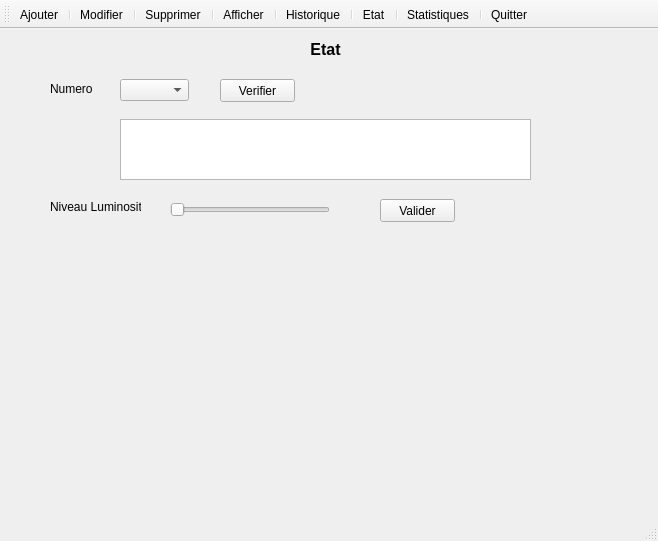
<?xml version="1.0" encoding="UTF-8"?>
<ui version="4.0">
 <class>Candelabre</class>
 <widget class="QMainWindow" name="Candelabre">
  <property name="geometry">
   <rect>
    <x>0</x>
    <y>0</y>
    <width>658</width>
    <height>541</height>
   </rect>
  </property>
  <property name="windowTitle">
   <string>Candelabre</string>
  </property>
  <property name="windowIcon">
   <iconset resource="ressource.qrc">
    <normaloff>:/icone/ChoixObjet/lamp-post.png</normaloff>:/icone/ChoixObjet/lamp-post.png</iconset>
  </property>
  <widget class="QWidget" name="centralwidget">
   <widget class="QStackedWidget" name="stackedWidget">
    <property name="geometry">
     <rect>
      <x>10</x>
      <y>10</y>
      <width>641</width>
      <height>451</height>
     </rect>
    </property>
    <property name="currentIndex">
     <number>4</number>
    </property>
    <widget class="QWidget" name="Historique">
     <widget class="QLabel" name="label_2">
      <property name="geometry">
       <rect>
        <x>40</x>
        <y>50</y>
        <width>47</width>
        <height>13</height>
       </rect>
      </property>
      <property name="text">
       <string>Numero</string>
      </property>
     </widget>
     <widget class="QComboBox" name="numerorechhistc">
      <property name="geometry">
       <rect>
        <x>90</x>
        <y>50</y>
        <width>41</width>
        <height>22</height>
       </rect>
      </property>
     </widget>
     <widget class="QLabel" name="label_28">
      <property name="geometry">
       <rect>
        <x>260</x>
        <y>0</y>
        <width>111</width>
        <height>21</height>
       </rect>
      </property>
      <property name="text">
       <string>&lt;html&gt;&lt;head/&gt;&lt;body&gt;&lt;p align=&quot;center&quot;&gt;&lt;span style=&quot; font-size:12pt; font-weight:600;&quot;&gt;Historique&lt;/span&gt;&lt;/p&gt;&lt;/body&gt;&lt;/html&gt;</string>
      </property>
      <property name="wordWrap">
       <bool>false</bool>
      </property>
     </widget>
     <widget class="QTableView" name="tablehistoriquec">
      <property name="geometry">
       <rect>
        <x>10</x>
        <y>110</y>
        <width>601</width>
        <height>321</height>
       </rect>
      </property>
     </widget>
     <widget class="QPushButton" name="verifiercandelabre">
      <property name="geometry">
       <rect>
        <x>170</x>
        <y>50</y>
        <width>75</width>
        <height>23</height>
       </rect>
      </property>
      <property name="text">
       <string>Verifier</string>
      </property>
     </widget>
    </widget>
    <widget class="QWidget" name="Statistiques">
     <widget class="QPushButton" name="verfier_stat">
      <property name="geometry">
       <rect>
        <x>470</x>
        <y>60</y>
        <width>75</width>
        <height>23</height>
       </rect>
      </property>
      <property name="text">
       <string>Verifier</string>
      </property>
     </widget>
     <widget class="QWidget" name="widget" native="true">
      <property name="geometry">
       <rect>
        <x>39</x>
        <y>119</y>
        <width>551</width>
        <height>291</height>
       </rect>
      </property>
     </widget>
     <widget class="QLabel" name="label_9">
      <property name="geometry">
       <rect>
        <x>70</x>
        <y>60</y>
        <width>47</width>
        <height>13</height>
       </rect>
      </property>
      <property name="text">
       <string>Date</string>
      </property>
     </widget>
     <widget class="QComboBox" name="month">
      <property name="geometry">
       <rect>
        <x>240</x>
        <y>60</y>
        <width>69</width>
        <height>22</height>
       </rect>
      </property>
      <item>
       <property name="text">
        <string>1</string>
       </property>
      </item>
      <item>
       <property name="text">
        <string>2</string>
       </property>
      </item>
      <item>
       <property name="text">
        <string>3</string>
       </property>
      </item>
      <item>
       <property name="text">
        <string>4</string>
       </property>
      </item>
      <item>
       <property name="text">
        <string>5</string>
       </property>
      </item>
      <item>
       <property name="text">
        <string>6</string>
       </property>
      </item>
      <item>
       <property name="text">
        <string>7</string>
       </property>
      </item>
      <item>
       <property name="text">
        <string>8</string>
       </property>
      </item>
      <item>
       <property name="text">
        <string>9</string>
       </property>
      </item>
      <item>
       <property name="text">
        <string>10</string>
       </property>
      </item>
      <item>
       <property name="text">
        <string>11</string>
       </property>
      </item>
      <item>
       <property name="text">
        <string>12</string>
       </property>
      </item>
     </widget>
     <widget class="QLabel" name="label_32">
      <property name="geometry">
       <rect>
        <x>360</x>
        <y>40</y>
        <width>47</width>
        <height>13</height>
       </rect>
      </property>
      <property name="whatsThis">
       <string>&lt;html&gt;&lt;head/&gt;&lt;body&gt;&lt;p align=&quot;center&quot;&gt;&lt;span style=&quot; font-weight:600;&quot;&gt;Jour&lt;/span&gt;&lt;/p&gt;&lt;/body&gt;&lt;/html&gt;</string>
      </property>
      <property name="text">
       <string>&lt;html&gt;&lt;head/&gt;&lt;body&gt;&lt;p align=&quot;center&quot;&gt;&lt;span style=&quot; font-weight:600; color:#ff0000;&quot;&gt;Annee&lt;/span&gt;&lt;/p&gt;&lt;/body&gt;&lt;/html&gt;</string>
      </property>
     </widget>
     <widget class="QSpinBox" name="year">
      <property name="geometry">
       <rect>
        <x>360</x>
        <y>60</y>
        <width>51</width>
        <height>22</height>
       </rect>
      </property>
      <property name="minimum">
       <number>2016</number>
      </property>
      <property name="maximum">
       <number>2020</number>
      </property>
     </widget>
     <widget class="QLabel" name="label_33">
      <property name="geometry">
       <rect>
        <x>200</x>
        <y>0</y>
        <width>201</width>
        <height>21</height>
       </rect>
      </property>
      <property name="text">
       <string>&lt;html&gt;&lt;head/&gt;&lt;body&gt;&lt;p align=&quot;center&quot;&gt;&lt;span style=&quot; font-size:12pt; font-weight:600;&quot;&gt;Statistiques des Abribus&lt;/span&gt;&lt;/p&gt;&lt;/body&gt;&lt;/html&gt;</string>
      </property>
      <property name="wordWrap">
       <bool>false</bool>
      </property>
     </widget>
     <widget class="QLabel" name="label_34">
      <property name="geometry">
       <rect>
        <x>250</x>
        <y>40</y>
        <width>47</width>
        <height>13</height>
       </rect>
      </property>
      <property name="whatsThis">
       <string>&lt;html&gt;&lt;head/&gt;&lt;body&gt;&lt;p align=&quot;center&quot;&gt;&lt;span style=&quot; font-weight:600;&quot;&gt;Jour&lt;/span&gt;&lt;/p&gt;&lt;/body&gt;&lt;/html&gt;</string>
      </property>
      <property name="text">
       <string>&lt;html&gt;&lt;head/&gt;&lt;body&gt;&lt;p align=&quot;center&quot;&gt;&lt;span style=&quot; font-weight:600; color:#ff0000;&quot;&gt;Mois&lt;/span&gt;&lt;/p&gt;&lt;/body&gt;&lt;/html&gt;</string>
      </property>
     </widget>
     <widget class="QComboBox" name="day">
      <property name="geometry">
       <rect>
        <x>130</x>
        <y>60</y>
        <width>69</width>
        <height>22</height>
       </rect>
      </property>
      <item>
       <property name="text">
        <string>1</string>
       </property>
      </item>
      <item>
       <property name="text">
        <string>2</string>
       </property>
      </item>
      <item>
       <property name="text">
        <string>3</string>
       </property>
      </item>
      <item>
       <property name="text">
        <string>4</string>
       </property>
      </item>
      <item>
       <property name="text">
        <string>5</string>
       </property>
      </item>
      <item>
       <property name="text">
        <string>6</string>
       </property>
      </item>
      <item>
       <property name="text">
        <string>7</string>
       </property>
      </item>
      <item>
       <property name="text">
        <string>8</string>
       </property>
      </item>
      <item>
       <property name="text">
        <string>9</string>
       </property>
      </item>
      <item>
       <property name="text">
        <string>10</string>
       </property>
      </item>
      <item>
       <property name="text">
        <string>11</string>
       </property>
      </item>
      <item>
       <property name="text">
        <string>12</string>
       </property>
      </item>
      <item>
       <property name="text">
        <string>13</string>
       </property>
      </item>
      <item>
       <property name="text">
        <string>14</string>
       </property>
      </item>
      <item>
       <property name="text">
        <string>15</string>
       </property>
      </item>
      <item>
       <property name="text">
        <string>16</string>
       </property>
      </item>
      <item>
       <property name="text">
        <string>17</string>
       </property>
      </item>
      <item>
       <property name="text">
        <string>18</string>
       </property>
      </item>
      <item>
       <property name="text">
        <string>19</string>
       </property>
      </item>
      <item>
       <property name="text">
        <string>20</string>
       </property>
      </item>
      <item>
       <property name="text">
        <string>21</string>
       </property>
      </item>
      <item>
       <property name="text">
        <string>22</string>
       </property>
      </item>
      <item>
       <property name="text">
        <string>23</string>
       </property>
      </item>
      <item>
       <property name="text">
        <string>24</string>
       </property>
      </item>
      <item>
       <property name="text">
        <string>25</string>
       </property>
      </item>
      <item>
       <property name="text">
        <string>26</string>
       </property>
      </item>
      <item>
       <property name="text">
        <string>27</string>
       </property>
      </item>
      <item>
       <property name="text">
        <string>28</string>
       </property>
      </item>
      <item>
       <property name="text">
        <string>29</string>
       </property>
      </item>
      <item>
       <property name="text">
        <string>30</string>
       </property>
      </item>
      <item>
       <property name="text">
        <string>31</string>
       </property>
      </item>
     </widget>
     <widget class="QLabel" name="label_19">
      <property name="geometry">
       <rect>
        <x>140</x>
        <y>40</y>
        <width>47</width>
        <height>13</height>
       </rect>
      </property>
      <property name="whatsThis">
       <string>&lt;html&gt;&lt;head/&gt;&lt;body&gt;&lt;p align=&quot;center&quot;&gt;&lt;span style=&quot; font-weight:600;&quot;&gt;Jour&lt;/span&gt;&lt;/p&gt;&lt;/body&gt;&lt;/html&gt;</string>
      </property>
      <property name="text">
       <string>&lt;html&gt;&lt;head/&gt;&lt;body&gt;&lt;p align=&quot;center&quot;&gt;&lt;span style=&quot; font-weight:600; color:#ff0000;&quot;&gt;Jour&lt;/span&gt;&lt;/p&gt;&lt;/body&gt;&lt;/html&gt;</string>
      </property>
     </widget>
    </widget>
    <widget class="QWidget" name="Afficher">
     <widget class="QLabel" name="label_29">
      <property name="geometry">
       <rect>
        <x>260</x>
        <y>0</y>
        <width>111</width>
        <height>21</height>
       </rect>
      </property>
      <property name="text">
       <string>&lt;html&gt;&lt;head/&gt;&lt;body&gt;&lt;p align=&quot;center&quot;&gt;&lt;span style=&quot; font-size:12pt; font-weight:600;&quot;&gt;Afficher&lt;/span&gt;&lt;/p&gt;&lt;/body&gt;&lt;/html&gt;</string>
      </property>
      <property name="wordWrap">
       <bool>false</bool>
      </property>
     </widget>
     <widget class="QTableView" name="tableafficherc">
      <property name="geometry">
       <rect>
        <x>5</x>
        <y>41</y>
        <width>621</width>
        <height>391</height>
       </rect>
      </property>
     </widget>
    </widget>
    <widget class="QWidget" name="Ajouter">
     <widget class="QLabel" name="label_3">
      <property name="geometry">
       <rect>
        <x>40</x>
        <y>40</y>
        <width>47</width>
        <height>13</height>
       </rect>
      </property>
      <property name="text">
       <string>Numero</string>
      </property>
     </widget>
     <widget class="QLabel" name="label_4">
      <property name="geometry">
       <rect>
        <x>40</x>
        <y>70</y>
        <width>47</width>
        <height>13</height>
       </rect>
      </property>
      <property name="text">
       <string>Nom</string>
      </property>
     </widget>
     <widget class="QLabel" name="label_5">
      <property name="geometry">
       <rect>
        <x>40</x>
        <y>110</y>
        <width>47</width>
        <height>13</height>
       </rect>
      </property>
      <property name="text">
       <string>Lieu</string>
      </property>
     </widget>
     <widget class="QLabel" name="label_6">
      <property name="geometry">
       <rect>
        <x>40</x>
        <y>150</y>
        <width>71</width>
        <height>16</height>
       </rect>
      </property>
      <property name="text">
       <string>Commentaire</string>
      </property>
     </widget>
     <widget class="QLabel" name="label_7">
      <property name="geometry">
       <rect>
        <x>40</x>
        <y>230</y>
        <width>47</width>
        <height>13</height>
       </rect>
      </property>
      <property name="text">
       <string>Etat</string>
      </property>
     </widget>
     <widget class="QLineEdit" name="nomajc">
      <property name="geometry">
       <rect>
        <x>130</x>
        <y>70</y>
        <width>221</width>
        <height>20</height>
       </rect>
      </property>
     </widget>
     <widget class="QTextEdit" name="commentaireajc">
      <property name="geometry">
       <rect>
        <x>130</x>
        <y>150</y>
        <width>221</width>
        <height>61</height>
       </rect>
      </property>
     </widget>
     <widget class="QLineEdit" name="lieuajc">
      <property name="geometry">
       <rect>
        <x>130</x>
        <y>110</y>
        <width>221</width>
        <height>20</height>
       </rect>
      </property>
     </widget>
     <widget class="QSpinBox" name="numeroajc">
      <property name="geometry">
       <rect>
        <x>130</x>
        <y>40</y>
        <width>42</width>
        <height>22</height>
       </rect>
      </property>
     </widget>
     <widget class="QPushButton" name="ajouterc">
      <property name="geometry">
       <rect>
        <x>180</x>
        <y>320</y>
        <width>75</width>
        <height>23</height>
       </rect>
      </property>
      <property name="text">
       <string>Ajouter</string>
      </property>
     </widget>
     <widget class="QPushButton" name="annulerajc">
      <property name="geometry">
       <rect>
        <x>340</x>
        <y>320</y>
        <width>75</width>
        <height>23</height>
       </rect>
      </property>
      <property name="text">
       <string>Annuler</string>
      </property>
     </widget>
     <widget class="QLabel" name="label_26">
      <property name="geometry">
       <rect>
        <x>260</x>
        <y>0</y>
        <width>111</width>
        <height>21</height>
       </rect>
      </property>
      <property name="text">
       <string>&lt;html&gt;&lt;head/&gt;&lt;body&gt;&lt;p align=&quot;center&quot;&gt;&lt;span style=&quot; font-size:12pt; font-weight:600;&quot;&gt;Ajouter&lt;/span&gt;&lt;/p&gt;&lt;/body&gt;&lt;/html&gt;</string>
      </property>
      <property name="wordWrap">
       <bool>false</bool>
      </property>
     </widget>
     <widget class="QComboBox" name="etatajc">
      <property name="geometry">
       <rect>
        <x>130</x>
        <y>230</y>
        <width>69</width>
        <height>22</height>
       </rect>
      </property>
      <item>
       <property name="text">
        <string>Allume</string>
       </property>
      </item>
      <item>
       <property name="text">
        <string>Eteinte</string>
       </property>
      </item>
     </widget>
    </widget>
    <widget class="QWidget" name="Etat">
     <widget class="QComboBox" name="Numerorechetat">
      <property name="geometry">
       <rect>
        <x>110</x>
        <y>40</y>
        <width>69</width>
        <height>22</height>
       </rect>
      </property>
     </widget>
     <widget class="QLabel" name="label">
      <property name="geometry">
       <rect>
        <x>40</x>
        <y>40</y>
        <width>91</width>
        <height>20</height>
       </rect>
      </property>
      <property name="text">
       <string>Numero</string>
      </property>
     </widget>
     <widget class="QLabel" name="label_27">
      <property name="geometry">
       <rect>
        <x>260</x>
        <y>0</y>
        <width>111</width>
        <height>21</height>
       </rect>
      </property>
      <property name="text">
       <string>&lt;html&gt;&lt;head/&gt;&lt;body&gt;&lt;p align=&quot;center&quot;&gt;&lt;span style=&quot; font-size:12pt; font-weight:600;&quot;&gt;Etat&lt;/span&gt;&lt;/p&gt;&lt;/body&gt;&lt;/html&gt;</string>
      </property>
      <property name="wordWrap">
       <bool>false</bool>
      </property>
     </widget>
     <widget class="QPushButton" name="verifieretatc">
      <property name="geometry">
       <rect>
        <x>210</x>
        <y>40</y>
        <width>75</width>
        <height>23</height>
       </rect>
      </property>
      <property name="text">
       <string>Verifier</string>
      </property>
     </widget>
     <widget class="QTableView" name="tableetatc">
      <property name="geometry">
       <rect>
        <x>110</x>
        <y>80</y>
        <width>411</width>
        <height>61</height>
       </rect>
      </property>
     </widget>
     <widget class="QLabel" name="imageetatc">
      <property name="geometry">
       <rect>
        <x>410</x>
        <y>220</y>
        <width>221</width>
        <height>221</height>
       </rect>
      </property>
      <property name="text">
       <string/>
      </property>
     </widget>
     <widget class="QSlider" name="niveau">
      <property name="geometry">
       <rect>
        <x>160</x>
        <y>160</y>
        <width>160</width>
        <height>22</height>
       </rect>
      </property>
      <property name="orientation">
       <enum>Qt::Horizontal</enum>
      </property>
     </widget>
     <widget class="QPushButton" name="Changerniv">
      <property name="geometry">
       <rect>
        <x>370</x>
        <y>160</y>
        <width>75</width>
        <height>23</height>
       </rect>
      </property>
      <property name="text">
       <string>Valider</string>
      </property>
     </widget>
     <widget class="QLabel" name="label_8">
      <property name="geometry">
       <rect>
        <x>40</x>
        <y>160</y>
        <width>91</width>
        <height>16</height>
       </rect>
      </property>
      <property name="text">
       <string>Niveau Luminosité</string>
      </property>
     </widget>
    </widget>
    <widget class="QWidget" name="Modifier">
     <widget class="QLabel" name="label_10">
      <property name="geometry">
       <rect>
        <x>40</x>
        <y>320</y>
        <width>61</width>
        <height>20</height>
       </rect>
      </property>
      <property name="text">
       <string>Nom capteur</string>
      </property>
     </widget>
     <widget class="QLabel" name="label_11">
      <property name="geometry">
       <rect>
        <x>40</x>
        <y>180</y>
        <width>71</width>
        <height>16</height>
       </rect>
      </property>
      <property name="text">
       <string>Commentaire</string>
      </property>
     </widget>
     <widget class="QLabel" name="label_12">
      <property name="geometry">
       <rect>
        <x>40</x>
        <y>260</y>
        <width>47</width>
        <height>13</height>
       </rect>
      </property>
      <property name="text">
       <string>Etat</string>
      </property>
     </widget>
     <widget class="QPushButton" name="annulermoc">
      <property name="geometry">
       <rect>
        <x>340</x>
        <y>380</y>
        <width>75</width>
        <height>23</height>
       </rect>
      </property>
      <property name="text">
       <string>Annuler</string>
      </property>
     </widget>
     <widget class="QLineEdit" name="NomCapteurmo">
      <property name="geometry">
       <rect>
        <x>130</x>
        <y>320</y>
        <width>221</width>
        <height>20</height>
       </rect>
      </property>
     </widget>
     <widget class="QPushButton" name="enregistrermoc">
      <property name="geometry">
       <rect>
        <x>180</x>
        <y>380</y>
        <width>75</width>
        <height>23</height>
       </rect>
      </property>
      <property name="text">
       <string>Enregistrer</string>
      </property>
     </widget>
     <widget class="QLabel" name="label_13">
      <property name="geometry">
       <rect>
        <x>40</x>
        <y>40</y>
        <width>47</width>
        <height>13</height>
       </rect>
      </property>
      <property name="text">
       <string>Numero</string>
      </property>
     </widget>
     <widget class="QLineEdit" name="Lieumo">
      <property name="geometry">
       <rect>
        <x>130</x>
        <y>140</y>
        <width>221</width>
        <height>20</height>
       </rect>
      </property>
     </widget>
     <widget class="QLabel" name="label_15">
      <property name="geometry">
       <rect>
        <x>40</x>
        <y>140</y>
        <width>47</width>
        <height>13</height>
       </rect>
      </property>
      <property name="text">
       <string>Lieu</string>
      </property>
     </widget>
     <widget class="QTextEdit" name="Commentairemo">
      <property name="geometry">
       <rect>
        <x>130</x>
        <y>180</y>
        <width>221</width>
        <height>61</height>
       </rect>
      </property>
     </widget>
     <widget class="QLineEdit" name="Nommo">
      <property name="geometry">
       <rect>
        <x>130</x>
        <y>100</y>
        <width>221</width>
        <height>20</height>
       </rect>
      </property>
     </widget>
     <widget class="QLabel" name="label_16">
      <property name="geometry">
       <rect>
        <x>40</x>
        <y>100</y>
        <width>47</width>
        <height>13</height>
       </rect>
      </property>
      <property name="text">
       <string>Nom</string>
      </property>
     </widget>
     <widget class="QComboBox" name="Numerorechmo">
      <property name="geometry">
       <rect>
        <x>130</x>
        <y>30</y>
        <width>69</width>
        <height>22</height>
       </rect>
      </property>
     </widget>
     <widget class="QLabel" name="label_25">
      <property name="geometry">
       <rect>
        <x>260</x>
        <y>0</y>
        <width>111</width>
        <height>21</height>
       </rect>
      </property>
      <property name="text">
       <string>&lt;html&gt;&lt;head/&gt;&lt;body&gt;&lt;p align=&quot;center&quot;&gt;&lt;span style=&quot; font-size:12pt; font-weight:600;&quot;&gt;Modifier&lt;/span&gt;&lt;/p&gt;&lt;/body&gt;&lt;/html&gt;</string>
      </property>
      <property name="wordWrap">
       <bool>false</bool>
      </property>
     </widget>
     <widget class="QComboBox" name="etatmo">
      <property name="geometry">
       <rect>
        <x>130</x>
        <y>260</y>
        <width>69</width>
        <height>22</height>
       </rect>
      </property>
      <item>
       <property name="text">
        <string>Allume</string>
       </property>
      </item>
      <item>
       <property name="text">
        <string>Eteinte</string>
       </property>
      </item>
     </widget>
     <widget class="QLineEdit" name="Numeromo">
      <property name="geometry">
       <rect>
        <x>130</x>
        <y>70</y>
        <width>221</width>
        <height>20</height>
       </rect>
      </property>
     </widget>
     <widget class="QLabel" name="label_30">
      <property name="geometry">
       <rect>
        <x>40</x>
        <y>70</y>
        <width>47</width>
        <height>13</height>
       </rect>
      </property>
      <property name="text">
       <string>Numero</string>
      </property>
     </widget>
     <widget class="QPushButton" name="rechmoc">
      <property name="geometry">
       <rect>
        <x>220</x>
        <y>30</y>
        <width>75</width>
        <height>23</height>
       </rect>
      </property>
      <property name="text">
       <string>Rechercher</string>
      </property>
     </widget>
    </widget>
    <widget class="QWidget" name="Supprimer">
     <widget class="QLabel" name="label_17">
      <property name="geometry">
       <rect>
        <x>40</x>
        <y>260</y>
        <width>47</width>
        <height>13</height>
       </rect>
      </property>
      <property name="text">
       <string>Etat</string>
      </property>
     </widget>
     <widget class="QTextEdit" name="Commentairesupp">
      <property name="geometry">
       <rect>
        <x>130</x>
        <y>180</y>
        <width>221</width>
        <height>61</height>
       </rect>
      </property>
     </widget>
     <widget class="QLabel" name="label_18">
      <property name="geometry">
       <rect>
        <x>40</x>
        <y>40</y>
        <width>47</width>
        <height>13</height>
       </rect>
      </property>
      <property name="text">
       <string>Numero</string>
      </property>
     </widget>
     <widget class="QLabel" name="label_20">
      <property name="geometry">
       <rect>
        <x>40</x>
        <y>180</y>
        <width>71</width>
        <height>16</height>
       </rect>
      </property>
      <property name="text">
       <string>Commentaire</string>
      </property>
     </widget>
     <widget class="QPushButton" name="annulersuppc">
      <property name="geometry">
       <rect>
        <x>340</x>
        <y>380</y>
        <width>75</width>
        <height>23</height>
       </rect>
      </property>
      <property name="text">
       <string>Annuler</string>
      </property>
     </widget>
     <widget class="QPushButton" name="supprimerc">
      <property name="geometry">
       <rect>
        <x>180</x>
        <y>380</y>
        <width>75</width>
        <height>23</height>
       </rect>
      </property>
      <property name="text">
       <string>Supprimer</string>
      </property>
     </widget>
     <widget class="QComboBox" name="Numerorechsupp">
      <property name="geometry">
       <rect>
        <x>130</x>
        <y>30</y>
        <width>69</width>
        <height>22</height>
       </rect>
      </property>
     </widget>
     <widget class="QLineEdit" name="Nomsupp">
      <property name="geometry">
       <rect>
        <x>130</x>
        <y>100</y>
        <width>221</width>
        <height>20</height>
       </rect>
      </property>
     </widget>
     <widget class="QLabel" name="label_21">
      <property name="geometry">
       <rect>
        <x>40</x>
        <y>140</y>
        <width>47</width>
        <height>13</height>
       </rect>
      </property>
      <property name="text">
       <string>Lieu</string>
      </property>
     </widget>
     <widget class="QLineEdit" name="NomCapteursupp">
      <property name="geometry">
       <rect>
        <x>130</x>
        <y>320</y>
        <width>221</width>
        <height>20</height>
       </rect>
      </property>
     </widget>
     <widget class="QLabel" name="label_22">
      <property name="geometry">
       <rect>
        <x>40</x>
        <y>320</y>
        <width>61</width>
        <height>20</height>
       </rect>
      </property>
      <property name="text">
       <string>Nom capteur</string>
      </property>
     </widget>
     <widget class="QLabel" name="label_23">
      <property name="geometry">
       <rect>
        <x>40</x>
        <y>100</y>
        <width>47</width>
        <height>13</height>
       </rect>
      </property>
      <property name="text">
       <string>Nom</string>
      </property>
     </widget>
     <widget class="QLineEdit" name="Lieusupp">
      <property name="geometry">
       <rect>
        <x>130</x>
        <y>140</y>
        <width>221</width>
        <height>20</height>
       </rect>
      </property>
     </widget>
     <widget class="QLabel" name="label_24">
      <property name="geometry">
       <rect>
        <x>260</x>
        <y>0</y>
        <width>111</width>
        <height>21</height>
       </rect>
      </property>
      <property name="text">
       <string>&lt;html&gt;&lt;head/&gt;&lt;body&gt;&lt;p align=&quot;center&quot;&gt;&lt;span style=&quot; font-size:12pt; font-weight:600;&quot;&gt;Supprimer&lt;/span&gt;&lt;/p&gt;&lt;/body&gt;&lt;/html&gt;</string>
      </property>
      <property name="wordWrap">
       <bool>false</bool>
      </property>
     </widget>
     <widget class="QComboBox" name="etatsupp">
      <property name="geometry">
       <rect>
        <x>130</x>
        <y>260</y>
        <width>69</width>
        <height>22</height>
       </rect>
      </property>
      <item>
       <property name="text">
        <string>Allume</string>
       </property>
      </item>
      <item>
       <property name="text">
        <string>Eteinte</string>
       </property>
      </item>
     </widget>
     <widget class="QLineEdit" name="Numerosupp">
      <property name="geometry">
       <rect>
        <x>130</x>
        <y>70</y>
        <width>221</width>
        <height>20</height>
       </rect>
      </property>
     </widget>
     <widget class="QLabel" name="label_31">
      <property name="geometry">
       <rect>
        <x>40</x>
        <y>70</y>
        <width>47</width>
        <height>13</height>
       </rect>
      </property>
      <property name="text">
       <string>Numero</string>
      </property>
     </widget>
     <widget class="QPushButton" name="rechsuppc">
      <property name="geometry">
       <rect>
        <x>220</x>
        <y>30</y>
        <width>75</width>
        <height>23</height>
       </rect>
      </property>
      <property name="text">
       <string>Rechercher</string>
      </property>
     </widget>
    </widget>
   </widget>
  </widget>
  <widget class="QStatusBar" name="statusbar"/>
  <widget class="QToolBar" name="toolBar">
   <property name="windowTitle">
    <string>toolBar</string>
   </property>
   <property name="iconSize">
    <size>
     <width>32</width>
     <height>32</height>
    </size>
   </property>
   <property name="toolButtonStyle">
    <enum>Qt::ToolButtonTextUnderIcon</enum>
   </property>
   <attribute name="toolBarArea">
    <enum>TopToolBarArea</enum>
   </attribute>
   <attribute name="toolBarBreak">
    <bool>false</bool>
   </attribute>
   <addaction name="actionAjouter"/>
   <addaction name="separator"/>
   <addaction name="actionModifier"/>
   <addaction name="separator"/>
   <addaction name="actionSupprimer"/>
   <addaction name="separator"/>
   <addaction name="actionAfficher"/>
   <addaction name="separator"/>
   <addaction name="actionHistorique"/>
   <addaction name="separator"/>
   <addaction name="actionEtat"/>
   <addaction name="separator"/>
   <addaction name="actionStatistiques"/>
   <addaction name="separator"/>
   <addaction name="actionQuitter"/>
  </widget>
  <action name="actionEtat">
   <property name="icon">
    <iconset resource="ressource.qrc">
     <normaloff>:/icone/status/question.png</normaloff>:/icone/status/question.png</iconset>
   </property>
   <property name="text">
    <string>Etat</string>
   </property>
  </action>
  <action name="actionHistorique">
   <property name="icon">
    <iconset resource="ressource.qrc">
     <normaloff>:/icone/Historial/clock.png</normaloff>:/icone/Historial/clock.png</iconset>
   </property>
   <property name="text">
    <string>Historique</string>
   </property>
  </action>
  <action name="actionQuitter">
   <property name="icon">
    <iconset resource="ressource.qrc">
     <normaloff>:/icone/exit.png</normaloff>:/icone/exit.png</iconset>
   </property>
   <property name="text">
    <string>Quitter</string>
   </property>
  </action>
  <action name="actionAjouter">
   <property name="icon">
    <iconset resource="ressource.qrc">
     <normaloff>:/icone/bleu/add-square-button.png</normaloff>:/icone/bleu/add-square-button.png</iconset>
   </property>
   <property name="text">
    <string>Ajouter</string>
   </property>
  </action>
  <action name="actionModifier">
   <property name="icon">
    <iconset resource="ressource.qrc">
     <normaloff>:/icone/bleu/tools.png</normaloff>:/icone/bleu/tools.png</iconset>
   </property>
   <property name="text">
    <string>Modifier</string>
   </property>
  </action>
  <action name="actionSupprimer">
   <property name="icon">
    <iconset resource="ressource.qrc">
     <normaloff>:/icone/bleu/cancel-button.png</normaloff>:/icone/bleu/cancel-button.png</iconset>
   </property>
   <property name="text">
    <string>Supprimer</string>
   </property>
  </action>
  <action name="actionAfficher">
   <property name="icon">
    <iconset resource="ressource.qrc">
     <normaloff>:/icone/bleu/verification-of-delivery-list-clipboard-symbol.png</normaloff>:/icone/bleu/verification-of-delivery-list-clipboard-symbol.png</iconset>
   </property>
   <property name="text">
    <string>Afficher</string>
   </property>
  </action>
  <action name="actionStatistiques">
   <property name="icon">
    <iconset resource="ressource.qrc">
     <normaloff>:/icone/statistics icons/growth.png</normaloff>:/icone/statistics icons/growth.png</iconset>
   </property>
   <property name="text">
    <string>Statistiques</string>
   </property>
  </action>
 </widget>
 <resources>
  <include location="ressource.qrc"/>
 </resources>
 <connections/>
</ui>
